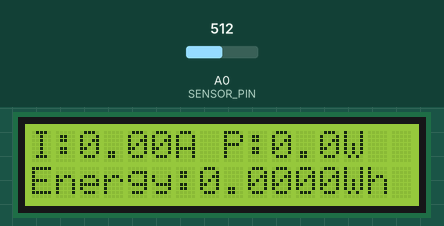
This sketch was run on a simulated Arduino Uno, built with avr-gcc and run on an emulated ATmega328P. On the bench: 16×2 character LCD. Inputs (shaded band) come from the test bench; at power-on: A0 (SENSOR_PIN) = 512. What the sketch prints to the serial monitor is not drawn.

Above: at 2.7 s.
2.8 s: A0 (SENSOR_PIN) set to 716
At 3.9 s:
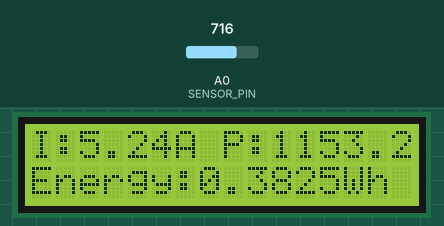
5.6 s: A0 (SENSOR_PIN) set to 523
At 7.5 s:
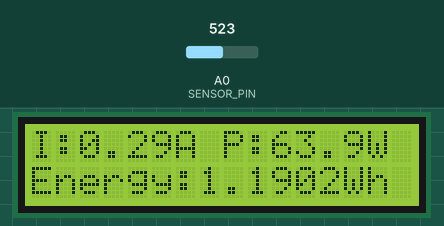
8.6 s: A0 (SENSOR_PIN) set to 513
At 9.9 s:
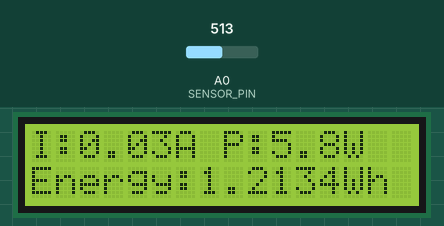
Timing chart, 0 to 11.6 s (numbered marks = the images above; inputs shaded):
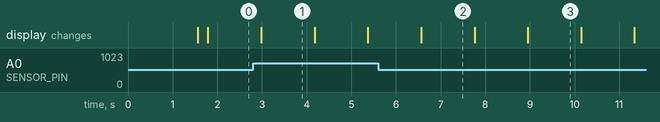

Measured:
- after the input at 2.8 s, the display: changes after 0.18 s (image 1)
- what the display in image 1 shows lasts 1.2 s, from 3.0 s to 4.2 s

The sketch:

Smart_Energy_Monitor.ino
```cpp
#include <LiquidCrystal.h>

// LCD: RS, EN, D4, D5, D6, D7
LiquidCrystal lcd(7, 6, 5, 4, 3, 2);

#define SENSOR_PIN     A0
#define MAINS_VOLTAGE  220.0
#define SENSITIVITY    0.185
#define VREF           5.0
#define ADC_RESOLUTION 1023.0
#define SAMPLES        500

float currentRMS = 0.0;
float powerWatts = 0.0;
float energyWh   = 0.0;
unsigned long lastTime = 0;

float readCurrentRMS() {
  float sumSquares = 0.0;
  float midpoint   = 512.0;

  for (int i = 0; i < SAMPLES; i++) {
    int raw = analogRead(SENSOR_PIN);
    float voltage = (raw - midpoint) * (VREF / ADC_RESOLUTION);
    float current = voltage / SENSITIVITY;
    sumSquares += current * current;
    delayMicroseconds(200);
  }
  return sqrt(sumSquares / SAMPLES);
}

void setup() {
  Serial.begin(9600);
  lcd.begin(16, 2);

  lcd.setCursor(0, 0);
  lcd.print("Energy Monitor");
  lcd.setCursor(0, 1);
  lcd.print("Initialising...");
  delay(1500);
  lcd.clear();

  lastTime = millis();

  Serial.println("Time(s) | Current(A) | Power(W) | Energy(Wh)");
  Serial.println("--------|------------|----------|----------");
}

void loop() {
  currentRMS = readCurrentRMS();
  powerWatts = currentRMS * MAINS_VOLTAGE;

  unsigned long now = millis();
  float hoursElapsed = (now - lastTime) / 3600000.0;
  energyWh += powerWatts * hoursElapsed;
  lastTime = now;

  lcd.setCursor(0, 0);
  lcd.print("I:");
  lcd.print(currentRMS, 2);
  lcd.print("A P:");
  lcd.print(powerWatts, 1);
  lcd.print("W  ");

  lcd.setCursor(0, 1);
  lcd.print("Energy:");
  lcd.print(energyWh, 4);
  lcd.print("Wh  ");

  Serial.print(now / 1000);
  Serial.print("s\t| ");
  Serial.print(currentRMS, 3);
  Serial.print(" A\t| ");
  Serial.print(powerWatts, 2);
  Serial.print(" W\t| ");
  Serial.print(energyWh, 5);
  Serial.println(" Wh");

  delay(1000);
}
```
